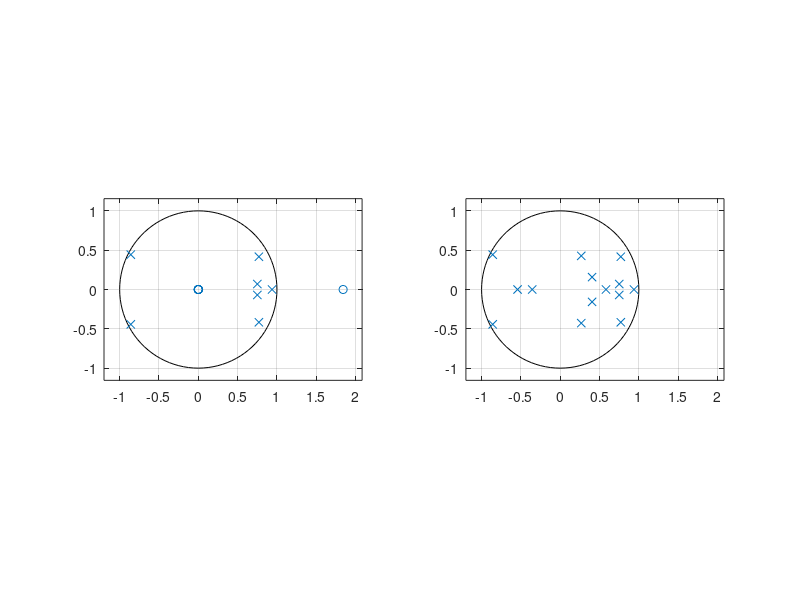

This figure's MATLAB source:
%% INIT
Kp = 34.0683;
Ke = -4.2046;
sampling_time = 1/50; %0.02,50Hz ; for A/D, D/A
sampling_time_scope = 0.020; %sampling time for scopes
%%
load('identified_sys_model');

%% Agregated system

%LQR
R=500;
[K,S,E] = dlqr(A,B,(C'*C),R);
% LQE
% Current estimator design
qe = 100;
QE = eye(size(A))*qe;
RE = 1; %1
G = eye(size(A));
[M,P,Z,EE] = dlqe(A,G,C,QE,RE);

% Externanl reference input
N = inv([A-eye(size(A)), B; C,0])*[zeros(size(A,1),1);1];
Nx = N(1:end-1,:);
Nu = N(end,:);
Nbar = Nu+K*Nx;

%% LQR
C_lqr = ss(A-B*K,B*Nbar,C,0,0.02);
bode(C_lqr);

[NC_lqr,DC_lqr] = tfdata(C_lqr,'v');
subplot(1,2,1)
zplane(NC_lqr,DC_lqr)
ax = axis;
subplot(1,2,2)
zplane([],E)
axis(ax)

%% LQE
subplot(1,2,1)
zplane([],eig(A-M*C*A))
subplot(1,2,2)
zplane([],EE)

%% LQG
C2_lqg = ss([A -B*K; M*C*A A-M*C*A-(B-M*C*B)*K-M*C*B*K], ...
[B; M*C*B+(B-M*C*B)]*Nbar,[C zeros(size(C))],0,0.02);
bode(C_lqr,C2_lqg)
legend('C (LQR)','C (LQG, m2)')
%%
[NC2_lqg,DC2_lqg] = tfdata(C2_lqg,'v');
subplot(1,2,1)
zplane(NC2_lqg,DC2_lqg)
ax = axis;
subplot(1,2,2)
zplane([],[E; EE])
axis(ax)


%% Time Response

%% Frequency Response

%% Loop-Gain